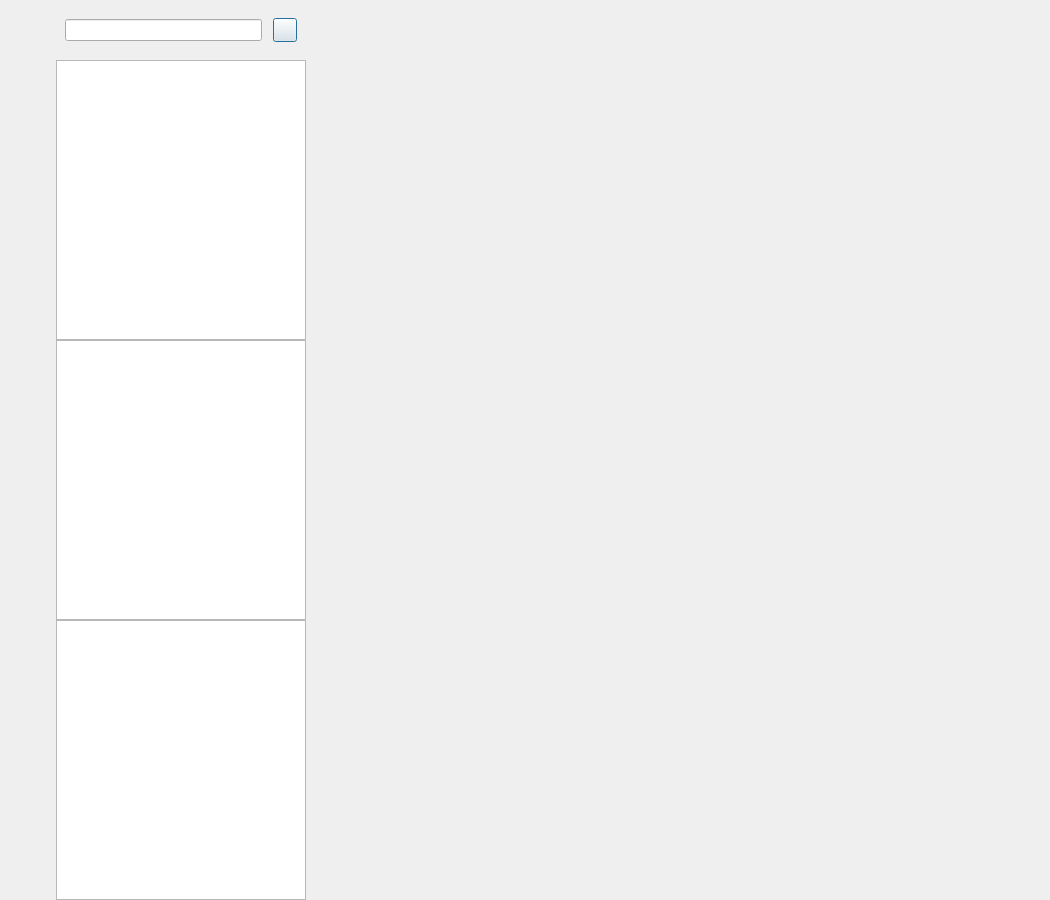
<?xml version="1.0" encoding="UTF-8"?>
<ui version="4.0">
 <class>ChatDialog</class>
 <widget class="QDialog" name="ChatDialog">
  <property name="geometry">
   <rect>
    <x>0</x>
    <y>0</y>
    <width>1050</width>
    <height>900</height>
   </rect>
  </property>
  <property name="minimumSize">
   <size>
    <width>1050</width>
    <height>900</height>
   </size>
  </property>
  <property name="windowTitle">
   <string>Dialog</string>
  </property>
  <layout class="QHBoxLayout" name="horizontalLayout">
   <property name="spacing">
    <number>0</number>
   </property>
   <property name="leftMargin">
    <number>0</number>
   </property>
   <property name="topMargin">
    <number>0</number>
   </property>
   <property name="rightMargin">
    <number>0</number>
   </property>
   <property name="bottomMargin">
    <number>0</number>
   </property>
   <item>
    <widget class="QWidget" name="side_bar" native="true">
     <property name="sizePolicy">
      <sizepolicy hsizetype="Fixed" vsizetype="Expanding">
       <horstretch>0</horstretch>
       <verstretch>0</verstretch>
      </sizepolicy>
     </property>
     <property name="minimumSize">
      <size>
       <width>56</width>
       <height>0</height>
      </size>
     </property>
     <property name="maximumSize">
      <size>
       <width>56</width>
       <height>16777215</height>
      </size>
     </property>
     <property name="layoutDirection">
      <enum>Qt::LayoutDirection::LeftToRight</enum>
     </property>
     <layout class="QVBoxLayout" name="verticalLayout">
      <property name="spacing">
       <number>0</number>
      </property>
      <property name="leftMargin">
       <number>0</number>
      </property>
      <property name="topMargin">
       <number>30</number>
      </property>
      <property name="rightMargin">
       <number>0</number>
      </property>
      <property name="bottomMargin">
       <number>0</number>
      </property>
      <item>
       <widget class="QWidget" name="widget" native="true">
        <property name="enabled">
         <bool>true</bool>
        </property>
        <property name="sizePolicy">
         <sizepolicy hsizetype="Fixed" vsizetype="Preferred">
          <horstretch>0</horstretch>
          <verstretch>0</verstretch>
         </sizepolicy>
        </property>
        <property name="minimumSize">
         <size>
          <width>56</width>
          <height>0</height>
         </size>
        </property>
        <property name="maximumSize">
         <size>
          <width>56</width>
          <height>16777215</height>
         </size>
        </property>
        <property name="layoutDirection">
         <enum>Qt::LayoutDirection::LeftToRight</enum>
        </property>
        <layout class="QVBoxLayout" name="verticalLayout_3">
         <property name="spacing">
          <number>30</number>
         </property>
         <property name="sizeConstraint">
          <enum>QLayout::SizeConstraint::SetNoConstraint</enum>
         </property>
         <property name="leftMargin">
          <number>10</number>
         </property>
         <property name="topMargin">
          <number>0</number>
         </property>
         <property name="rightMargin">
          <number>0</number>
         </property>
         <property name="bottomMargin">
          <number>0</number>
         </property>
         <item>
          <widget class="QLabel" name="side_head_lb">
           <property name="minimumSize">
            <size>
             <width>35</width>
             <height>35</height>
            </size>
           </property>
           <property name="maximumSize">
            <size>
             <width>35</width>
             <height>35</height>
            </size>
           </property>
           <property name="text">
            <string/>
           </property>
           <property name="alignment">
            <set>Qt::AlignmentFlag::AlignCenter</set>
           </property>
          </widget>
         </item>
         <item>
          <widget class="StateWidget" name="side_contact_lb" native="true">
           <property name="minimumSize">
            <size>
             <width>30</width>
             <height>30</height>
            </size>
           </property>
           <property name="maximumSize">
            <size>
             <width>30</width>
             <height>30</height>
            </size>
           </property>
          </widget>
         </item>
         <item>
          <widget class="StateWidget" name="side_chat_lb" native="true">
           <property name="enabled">
            <bool>true</bool>
           </property>
           <property name="minimumSize">
            <size>
             <width>30</width>
             <height>30</height>
            </size>
           </property>
           <property name="maximumSize">
            <size>
             <width>30</width>
             <height>30</height>
            </size>
           </property>
           <property name="layoutDirection">
            <enum>Qt::LayoutDirection::LeftToRight</enum>
           </property>
          </widget>
         </item>
        </layout>
       </widget>
      </item>
      <item>
       <spacer name="verticalSpacer">
        <property name="orientation">
         <enum>Qt::Orientation::Vertical</enum>
        </property>
        <property name="sizeHint" stdset="0">
         <size>
          <width>20</width>
          <height>40</height>
         </size>
        </property>
       </spacer>
      </item>
     </layout>
    </widget>
   </item>
   <item>
    <widget class="QWidget" name="chat_user_wid" native="true">
     <property name="maximumSize">
      <size>
       <width>250</width>
       <height>16777215</height>
      </size>
     </property>
     <layout class="QVBoxLayout" name="verticalLayout_2">
      <property name="spacing">
       <number>0</number>
      </property>
      <property name="leftMargin">
       <number>0</number>
      </property>
      <property name="topMargin">
       <number>0</number>
      </property>
      <property name="rightMargin">
       <number>0</number>
      </property>
      <property name="bottomMargin">
       <number>0</number>
      </property>
      <item>
       <widget class="QWidget" name="search_wid" native="true">
        <property name="minimumSize">
         <size>
          <width>0</width>
          <height>60</height>
         </size>
        </property>
        <property name="maximumSize">
         <size>
          <width>16777215</width>
          <height>60</height>
         </size>
        </property>
        <layout class="QHBoxLayout" name="horizontalLayout_2">
         <item>
          <widget class="CustomizeEdit" name="search_edit"/>
         </item>
         <item>
          <spacer name="horizontalSpacer">
           <property name="orientation">
            <enum>Qt::Orientation::Horizontal</enum>
           </property>
           <property name="sizeType">
            <enum>QSizePolicy::Policy::Fixed</enum>
           </property>
           <property name="sizeHint" stdset="0">
            <size>
             <width>5</width>
             <height>20</height>
            </size>
           </property>
          </spacer>
         </item>
         <item>
          <widget class="ClickedBtn" name="add_btn">
           <property name="sizePolicy">
            <sizepolicy hsizetype="Minimum" vsizetype="Fixed">
             <horstretch>24</horstretch>
             <verstretch>24</verstretch>
            </sizepolicy>
           </property>
           <property name="maximumSize">
            <size>
             <width>24</width>
             <height>24</height>
            </size>
           </property>
           <property name="text">
            <string/>
           </property>
          </widget>
         </item>
        </layout>
       </widget>
      </item>
      <item>
       <widget class="ChatUserList" name="chat_user_list"/>
      </item>
      <item>
       <widget class="SearchList" name="search_list"/>
      </item>
      <item>
       <widget class="ContactUserList" name="con_user_list"/>
      </item>
     </layout>
    </widget>
   </item>
   <item>
    <widget class="QStackedWidget" name="stackedWidget">
     <widget class="ChatPage" name="chat_page"/>
     <widget class="ApplyFriendPage" name="friend_apply_page"/>
    </widget>
   </item>
  </layout>
 </widget>
 <customwidgets>
  <customwidget>
   <class>ClickedBtn</class>
   <extends>QPushButton</extends>
   <header location="global">clickedbtn.h</header>
  </customwidget>
  <customwidget>
   <class>CustomizeEdit</class>
   <extends>QLineEdit</extends>
   <header location="global">customizeedit.h</header>
  </customwidget>
  <customwidget>
   <class>ChatUserList</class>
   <extends>QListWidget</extends>
   <header location="global">chatuserlist.h</header>
  </customwidget>
  <customwidget>
   <class>ChatPage</class>
   <extends>QWidget</extends>
   <header location="global">chatpage.h</header>
   <container>1</container>
  </customwidget>
  <customwidget>
   <class>StateWidget</class>
   <extends>QWidget</extends>
   <header location="global">statewidget.h</header>
   <container>1</container>
  </customwidget>
  <customwidget>
   <class>SearchList</class>
   <extends>QListWidget</extends>
   <header>searchlist.h</header>
  </customwidget>
  <customwidget>
   <class>ContactUserList</class>
   <extends>QListWidget</extends>
   <header>contactuserlist.h</header>
  </customwidget>
  <customwidget>
   <class>ApplyFriendPage</class>
   <extends>QWidget</extends>
   <header location="global">applyfriendpage.h</header>
   <container>1</container>
  </customwidget>
 </customwidgets>
 <resources/>
 <connections/>
</ui>
